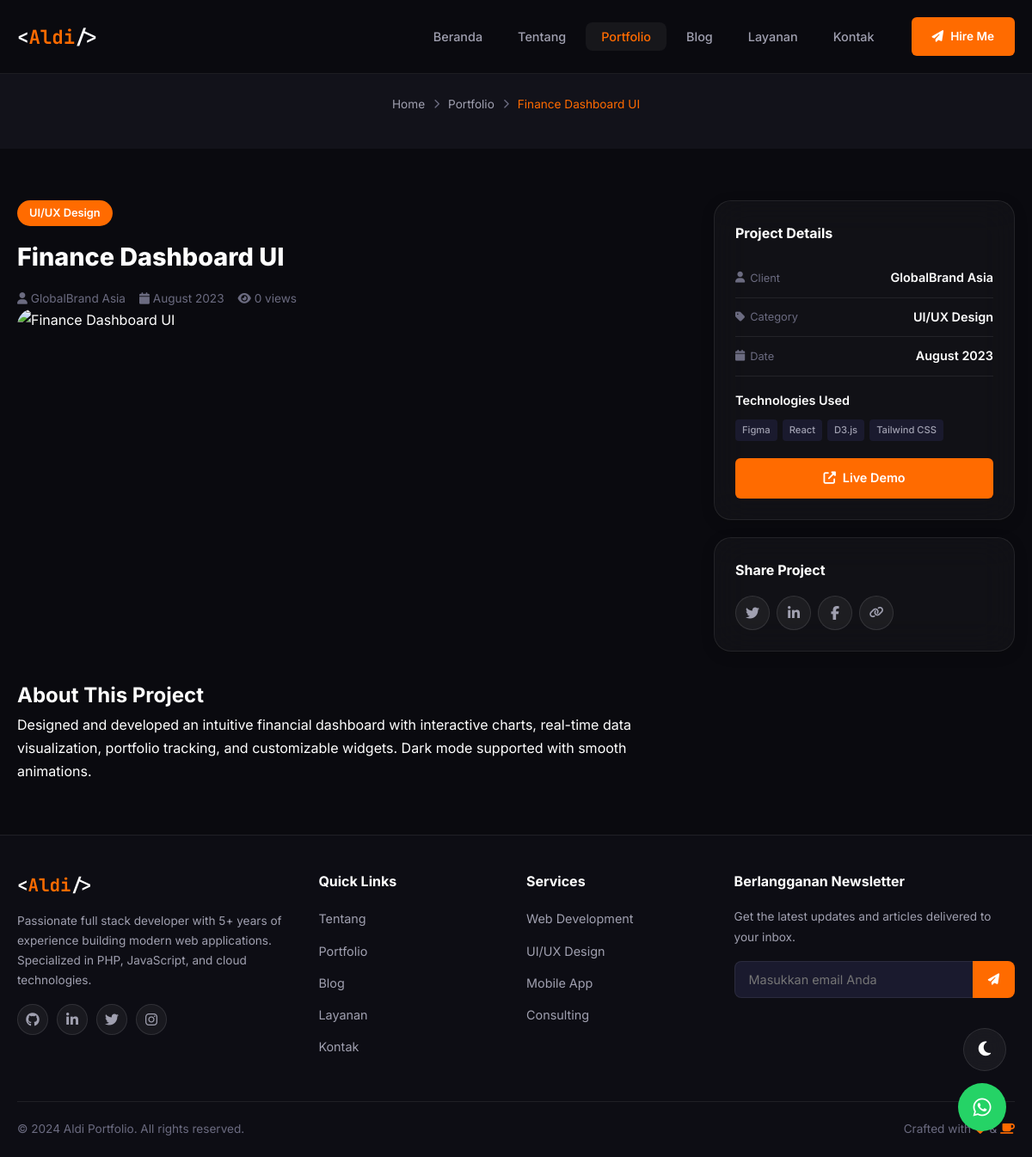
Page /portfolio/detail/3 on the committed database.
### tables this page shows
CREATE TABLE IF NOT EXISTS `projects` (
    `id` INT UNSIGNED AUTO_INCREMENT PRIMARY KEY,
    `category_id` INT UNSIGNED DEFAULT NULL,
    `title` VARCHAR(200) NOT NULL,
    `slug` VARCHAR(220) NOT NULL UNIQUE,
    `short_description` VARCHAR(300) DEFAULT NULL,
    `description` TEXT NOT NULL,
    `thumbnail` VARCHAR(255) DEFAULT NULL,
    `demo_url` VARCHAR(500) DEFAULT NULL,
    `github_url` VARCHAR(500) DEFAULT NULL,
    `technologies` VARCHAR(500) DEFAULT NULL,
    `client_name` VARCHAR(100) DEFAULT NULL,
    `project_date` DATE DEFAULT NULL,
    `is_featured` TINYINT(1) DEFAULT 0,
    `is_active` TINYINT(1) DEFAULT 1,
    `sort_order` INT DEFAULT 0,
    `views` INT UNSIGNED DEFAULT 0,
    `created_at` TIMESTAMP DEFAULT CURRENT_TIMESTAMP,
    `updated_at` TIMESTAMP DEFAULT CURRENT_TIMESTAMP ON UPDATE CURRENT_TIMESTAMP,
    FOREIGN KEY (`category_id`) REFERENCES `categories`(`id`) ON DELETE SET NULL
);

CREATE TABLE IF NOT EXISTS `categories` (
    `id` INT UNSIGNED AUTO_INCREMENT PRIMARY KEY,
    `name` VARCHAR(100) NOT NULL,
    `slug` VARCHAR(120) NOT NULL UNIQUE,
    `type` ENUM('project', 'blog') NOT NULL DEFAULT 'project',
    `description` TEXT DEFAULT NULL,
    `color` VARCHAR(7) DEFAULT '#0066ff',
    `icon` VARCHAR(50) DEFAULT NULL,
    `sort_order` INT DEFAULT 0,
    `is_active` TINYINT(1) DEFAULT 1,
    `created_at` TIMESTAMP DEFAULT CURRENT_TIMESTAMP
);

### includes/helpers.php (called while the page is built, shortened)
<?php
function baseUrl($path = '') {
    return rtrim(APP_URL, '/') . '/' . ltrim($path, '/');
}
function asset($path) {
    return baseUrl('assets/' . ltrim($path, '/'));
}
function formatDate($date, $format = 'd M Y') {
    return date($format, strtotime($date));
}
function formatNumber($num) {
    return $num;
}
function cleanInput($data) {
    $data = trim($data);
    $data = stripslashes($data);
    $data = htmlspecialchars($data, ENT_QUOTES, 'UTF-8');
    return $data;
}
function get($key, $default = '') {
    return isset($_GET[$key]) ? cleanInput($_GET[$key]) : $default;
}
function lang($key, $default = '') {
    static $strings = null;
    if ($strings === null) {
        $langFile = ROOT_PATH . '/config/lang/' . APP_LANG . '.php';
        if (file_exists($langFile)) {
            $strings = require $langFile;
        } else {
            $strings = [];
        }
    }
    return $strings[$key] ?? $default ?: $key;
}

### config/database.php (called while the page is built, shortened)
<?php
class Database {
    private static $instance = null;
    private $pdo;
    private function __construct() {
        try {
            $dsn = "mysql:host=" . DB_HOST . ";dbname=" . DB_NAME . ";charset=utf8mb4";
            $options = [
                PDO::ATTR_ERRMODE => PDO::ERRMODE_EXCEPTION,
                PDO::ATTR_DEFAULT_FETCH_MODE => PDO::FETCH_ASSOC,
                PDO::ATTR_EMULATE_PREPARES => false,
                PDO::MYSQL_ATTR_INIT_COMMAND => "SET NAMES utf8mb4 COLLATE utf8mb4_unicode_ci"
            ];
            $this->pdo = new PDO($dsn, DB_USER, DB_PASS, $options);
        } catch (PDOException $e) {
            if (APP_DEBUG) {
                die("Database Connection Error: " . $e->getMessage());
            }
            die("Database connection failed. Please check your configuration.");
        }
    }
    public static function getInstance() {
        if (self::$instance === null) {
            self::$instance = new self();
        }
        return self::$instance;
    }
    public function query($sql, $params = []) {
        $stmt = $this->pdo->prepare($sql);
        $stmt->execute($params);
        return $stmt;
    }
    public function fetch($sql, $params = []) {
        $stmt = $this->query($sql, $params);
        return $stmt->fetch();
    }
}
function db() {
    return Database::getInstance();
}

### includes/security.php (called while the page is built, shortened)
<?php
function xssClean($data) {
    return htmlspecialchars($data, ENT_QUOTES | ENT_HTML5, 'UTF-8');
}

### config/lang/id.php (called while the page is built)
<?php
return [
    'nav_home' => 'Beranda',
    'nav_about' => 'Tentang',
    'nav_portfolio' => 'Portfolio',
    'nav_blog' => 'Blog',
    'nav_services' => 'Layanan',
    'nav_contact' => 'Kontak',
    'hero_cta' => 'Lihat Portfolio',
    'hero_cta_secondary' => 'Hubungi Saya',
    'stats_projects' => 'Project Selesai',
    'stats_clients' => 'Client Puas',
    'stats_experience' => 'Tahun Pengalaman',
    'stats_awards' => 'Penghargaan',
    'about_title' => 'Tentang Saya',
    'about_skills' => 'Keahlian',
    'about_experience' => 'Pengalaman',
    'about_education' => 'Pendidikan',
    'about_download_cv' => 'Download CV',
    'portfolio_title' => 'Portfolio Saya',
    'portfolio_all' => 'Semua',
    'portfolio_view' => 'Lihat Detail',
    'portfolio_demo' => 'Live Demo',
    'portfolio_github' => 'Source Code',
    'blog_title' => 'Blog',
    'blog_read_more' => 'Baca Selengkapnya',
    'blog_search' => 'Cari artikel...',
    'blog_related' => 'Artikel Terkait',
    'blog_comments' => 'Komentar',
    'blog_leave_comment' => 'Tinggalkan Komentar',
    'services_title' => 'Layanan Saya',
    'services_popular' => 'Populer',
    'services_get_started' => 'Mulai Sekarang',
    'services_faq' => 'Pertanyaan Umum',
    'contact_title' => 'Hubungi Saya',
    'contact_name' => 'Nama Lengkap',
    'contact_email' => 'Email',
    'contact_phone' => 'Nomor Telepon',
    'contact_subject' => 'Subjek',
    'contact_message' => 'Pesan',
    'contact_send' => 'Kirim Pesan',
    'contact_success' => 'Pesan berhasil dikirim! Saya akan segera membalas.',
    'contact_error' => 'Gagal mengirim pesan. Silakan coba lagi.',
    'footer_newsletter' => 'Berlangganan Newsletter',
    'footer_newsletter_placeholder' => 'Masukkan email Anda',
    'footer_subscribe' => 'Berlangganan',
    'loading' => 'Memuat...',
    'no_data' => 'Tidak ada data',
    'view_all' => 'Lihat Semua',
    'back' => 'Kembali',
    'submit' => 'Kirim',
    'save' => 'Simpan',
    'cancel' => 'Batal',
    'delete' => 'Hapus',
    'edit' => 'Edit',
    'search' => 'Cari',
];

### pages/portfolio-detail.php (the view, shortened to what this page needs)
<?php
$projectId = (int)(get('id') ?: 0);
try {
    $project = db()->fetch(
        "SELECT p.*, c.name as category_name, c.slug as category_slug
         FROM projects p
         LEFT JOIN categories c ON p.category_id = c.id
         WHERE p.id = ? AND p.is_active = 1",
        [$projectId]
    );
} catch (Exception $e) {
    $project = null;
}
include TEMPLATES_PATH . '/header.php';
?>
<section class="page-header page-header-compact">
    <div class="container">
        <div class="breadcrumb" data-aos="fade-up">
            <a href="<?= baseUrl() ?>">Home</a>
            <span class="separator"><i class="fas fa-chevron-right"></i></span>
            <a href="<?= baseUrl('portfolio') ?>">Portfolio</a>
            <span class="separator"><i class="fas fa-chevron-right"></i></span>
            <span class="current"><?= xssClean($project['title']) ?></span>
        </div>
    </div>
</section>
<section class="section project-detail-section">
    <div class="container">
        <div class="project-detail-grid">
            <div class="project-detail-main">
                <div class="project-detail-header" data-aos="fade-up">
                    <span class="project-category-badge"><?= xssClean($project['category_name'] ?? 'Project') ?></span>
                    <h1 class="project-detail-title"><?= xssClean($project['title']) ?></h1>
                    <div class="project-meta">
                        <?php if (!empty($project['client_name'])): ?>
                        <span><i class="fas fa-user"></i> <?= xssClean($project['client_name']) ?></span>
                        <?php endif; ?>
                        <?php if (!empty($project['project_date'])): ?>
                        <span><i class="fas fa-calendar"></i> <?= formatDate($project['project_date'], 'F Y') ?></span>
                        <?php endif; ?>
                        <span><i class="fas fa-eye"></i> <?= formatNumber($project['views']) ?> views</span>
                    </div>
                </div>
                <div class="project-gallery" data-aos="fade-up">
                    <div class="gallery-main">
                        <img src="<?= !empty($project['thumbnail']) ? uploadUrl($project['thumbnail']) : asset('images/project-placeholder.jpg') ?>"
                             alt="<?= xssClean($project['title']) ?>" id="gallery-main-img">
                    </div>
                </div>
                <div class="project-description" data-aos="fade-up">
                    <h2>About This Project</h2>
                    <div class="content-body">
                        <?= $project['description'] ?>
                    </div>
                </div>
            </div>
            <aside class="project-detail-sidebar">
                <div class="sidebar-card glass" data-aos="fade-left">
                    <h3 class="sidebar-card-title">Project Details</h3>
                    <ul class="project-info-list">
                        <?php if (!empty($project['client_name'])): ?>
                        <li>
                            <span class="info-label"><i class="fas fa-user"></i> Client</span>
                            <span class="info-value"><?= xssClean($project['client_name']) ?></span>
                        </li>
                        <?php endif; ?>
                        <li>
                            <span class="info-label"><i class="fas fa-tag"></i> Category</span>
                            <span class="info-value"><?= xssClean($project['category_name'] ?? 'N/A') ?></span>
                        </li>
                        <?php if (!empty($project['project_date'])): ?>
                        <li>
                            <span class="info-label"><i class="fas fa-calendar"></i> Date</span>
                            <span class="info-value"><?= formatDate($project['project_date'], 'F Y') ?></span>
                        </li>
                        <?php endif; ?>
                    </ul>
                    <?php if (!empty($project['technologies'])): ?>
                    <h4 class="tech-title">Technologies Used</h4>
                    <div class="project-tech-list">
                        <?php foreach (explode(',', $project['technologies']) as $tech): ?>
                        <span class="tech-badge"><?= trim($tech) ?></span>
                        <?php endforeach; ?>
                    </div>
                    <?php endif; ?>
                    <div class="project-actions-sidebar">
                        <?php if (!empty($project['demo_url'])): ?>
                        <a href="<?= $project['demo_url'] ?>" target="_blank" class="btn btn-primary btn-block">
                            <i class="fas fa-external-link-alt"></i> <?= lang('portfolio_demo') ?>
                        </a>
                        <?php endif; ?>
                    </div>
                </div>
                <div class="sidebar-card glass" data-aos="fade-left" data-aos-delay="100">
                    <h3 class="sidebar-card-title">Share Project</h3>
                    <div class="share-buttons">
                        <a href="https://twitter.com/intent/tweet?url=<?= urlencode(baseUrl('portfolio/detail/' . $project['id'])) ?>&text=<?= urlencode($project['title']) ?>"
                           target="_blank" class="share-btn twitter"><i class="fab fa-twitter"></i></a>
                        <a href="https://www.linkedin.com/sharing/share-offsite/?url=<?= urlencode(baseUrl('portfolio/detail/' . $project['id'])) ?>"
                           target="_blank" class="share-btn linkedin"><i class="fab fa-linkedin-in"></i></a>
                        <a href="https://www.facebook.com/sharer/sharer.php?u=<?= urlencode(baseUrl('portfolio/detail/' . $project['id'])) ?>"
                           target="_blank" class="share-btn facebook"><i class="fab fa-facebook-f"></i></a>
                        <button class="share-btn copy-link" data-url="<?= baseUrl('portfolio/detail/' . $project['id']) ?>">
                            <i class="fas fa-link"></i>
                        </button>
                    </div>
                </div>
            </aside>
        </div>
    </div>
</section>
<?php include TEMPLATES_PATH . '/footer.php'; ?>

### rows in the picture
projects: title "Finance Dashboard UI", category.name "UI/UX Design", client_name "GlobalBrand Asia", project_date "August 2023", views "0", description "Designed and developed an intuitive financial dashboard with interactive charts, real-time data visualization, portfolio tracking, and customizable widgets. Dark mode supported with smooth animations.", technologies "Figma", technologies "React", technologies "D3.js", technologies "Tailwind CSS"

### other values in the picture
getSetting('owner_name', 'Aldi') "Aldi"
lang('nav_home') "Beranda"
lang('nav_about') "Tentang"
lang('nav_portfolio') "Portfolio"
lang('nav_blog') "Blog"
lang('nav_services') "Layanan"
lang('nav_contact') "Kontak"
lang('portfolio_demo') "Live Demo"
lang('footer_newsletter') "Berlangganan Newsletter"
